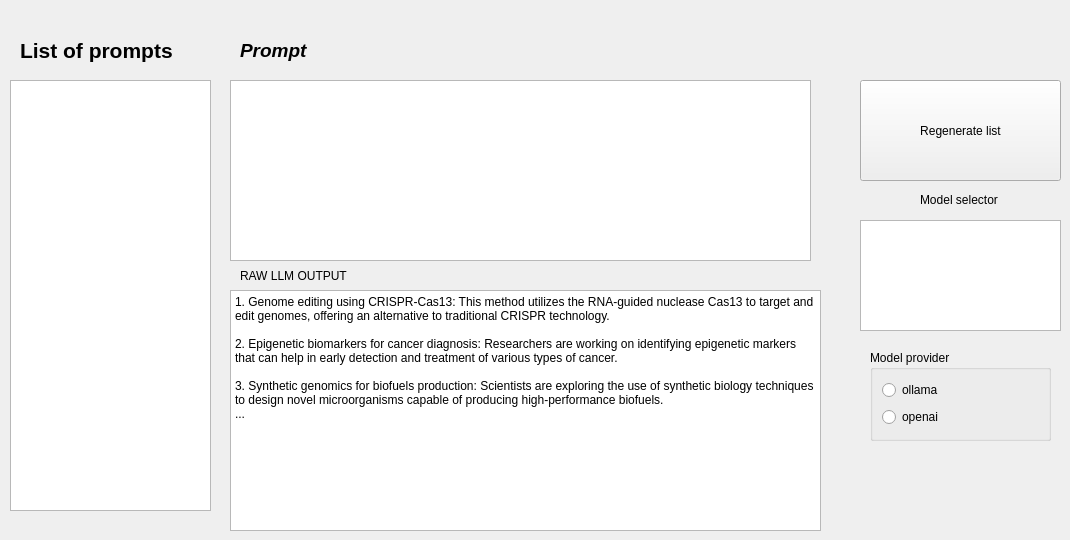
      <widget class="QWidget" name="llmcall_tab">
       <attribute name="title">
        <string>llmcall</string>
       </attribute>
       <widget class="QTextEdit" name="promptEdit">
        <property name="geometry">
         <rect>
          <x>230</x>
          <y>80</y>
          <width>581</width>
          <height>181</height>
         </rect>
        </property>
       </widget>
       <widget class="QLabel" name="label_8">
        <property name="geometry">
         <rect>
          <x>240</x>
          <y>30</y>
          <width>141</width>
          <height>41</height>
         </rect>
        </property>
        <property name="text">
         <string>&lt;html&gt;&lt;head/&gt;&lt;body&gt;&lt;p&gt;&lt;span style=&quot; font-size:14pt; font-weight:700; font-style:italic;&quot;&gt;Prompt&lt;/span&gt;&lt;/p&gt;&lt;/body&gt;&lt;/html&gt;</string>
        </property>
       </widget>
       <widget class="QListWidget" name="listWidget">
        <property name="geometry">
         <rect>
          <x>10</x>
          <y>80</y>
          <width>201</width>
          <height>431</height>
         </rect>
        </property>
       </widget>
       <widget class="QLabel" name="label_9">
        <property name="geometry">
         <rect>
          <x>20</x>
          <y>30</y>
          <width>201</width>
          <height>41</height>
         </rect>
        </property>
        <property name="text">
         <string>&lt;html&gt;&lt;head/&gt;&lt;body&gt;&lt;p&gt;&lt;span style=&quot; font-size:16pt; font-weight:700;&quot;&gt;List of prompts&lt;/span&gt;&lt;/p&gt;&lt;/body&gt;&lt;/html&gt;</string>
        </property>
       </widget>
       <widget class="QPushButton" name="regenerateList">
        <property name="geometry">
         <rect>
          <x>860</x>
          <y>80</y>
          <width>201</width>
          <height>101</height>
         </rect>
        </property>
        <property name="text">
         <string>Regenerate list</string>
        </property>
       </widget>
       <widget class="QListWidget" name="modelSelector_2">
        <property name="geometry">
         <rect>
          <x>860</x>
          <y>220</y>
          <width>201</width>
          <height>111</height>
         </rect>
        </property>
       </widget>
       <widget class="QLabel" name="label_10">
        <property name="geometry">
         <rect>
          <x>920</x>
          <y>190</y>
          <width>111</width>
          <height>20</height>
         </rect>
        </property>
        <property name="text">
         <string>Model selector</string>
        </property>
       </widget>
       <widget class="QGroupBox" name="groupBox_3">
        <property name="geometry">
         <rect>
          <x>870</x>
          <y>350</y>
          <width>181</width>
          <height>91</height>
         </rect>
        </property>
        <property name="title">
         <string>Model provider</string>
        </property>
        <layout class="QGridLayout" name="gridLayout_4">
         <item row="0" column="0">
          <widget class="QRadioButton" name="radioButton_3">
           <property name="text">
            <string>ollama</string>
           </property>
          </widget>
         </item>
         <item row="1" column="0">
          <widget class="QRadioButton" name="radioButton_4">
           <property name="text">
            <string>openai</string>
           </property>
          </widget>
         </item>
        </layout>
       </widget>
       <widget class="QLabel" name="label_11">
        <property name="geometry">
         <rect>
          <x>240</x>
          <y>266</y>
          <width>241</width>
          <height>20</height>
         </rect>
        </property>
        <property name="text">
         <string>RAW LLM OUTPUT</string>
        </property>
       </widget>
       <widget class="QTextBrowser" name="raw_llm_output_textarea_2">
        <property name="geometry">
         <rect>
          <x>230</x>
          <y>290</y>
          <width>591</width>
          <height>241</height>
         </rect>
        </property>
        <property name="html">
         <string>&lt;!DOCTYPE HTML PUBLIC &quot;-//W3C//DTD HTML 4.0//EN&quot; &quot;http://www.w3.org/TR/REC-html40/strict.dtd&quot;&gt;
&lt;html&gt;&lt;head&gt;&lt;meta name=&quot;qrichtext&quot; content=&quot;1&quot; /&gt;&lt;meta charset=&quot;utf-8&quot; /&gt;&lt;style type=&quot;text/css&quot;&gt;
p, li { white-space: pre-wrap; }
hr { height: 1px; border-width: 0; }
li.unchecked::marker { content: &quot;\2610&quot;; }
li.checked::marker { content: &quot;\2612&quot;; }
&lt;/style&gt;&lt;/head&gt;&lt;body style=&quot; font-family:'Segoe UI'; font-size:9pt; font-weight:400; font-style:normal;&quot;&gt;
&lt;p style=&quot; margin-top:0px; margin-bottom:0px; margin-left:0px; margin-right:0px; -qt-block-indent:0; text-indent:0px;&quot;&gt;1. Genome editing using CRISPR-Cas13: This method utilizes the RNA-guided nuclease Cas13 to target and edit genomes, offering an alternative to traditional CRISPR technology.&lt;/p&gt;
&lt;p style=&quot;-qt-paragraph-type:empty; margin-top:0px; margin-bottom:0px; margin-left:0px; margin-right:0px; -qt-block-indent:0; text-indent:0px;&quot;&gt;&lt;br /&gt;&lt;/p&gt;
&lt;p style=&quot; margin-top:0px; margin-bottom:0px; margin-left:0px; margin-right:0px; -qt-block-indent:0; text-indent:0px;&quot;&gt;2. Epigenetic biomarkers for cancer diagnosis: Researchers are working on identifying epigenetic markers that can help in early detection and treatment of various types of cancer.&lt;/p&gt;
&lt;p style=&quot;-qt-paragraph-type:empty; margin-top:0px; margin-bottom:0px; margin-left:0px; margin-right:0px; -qt-block-indent:0; text-indent:0px;&quot;&gt;&lt;br /&gt;&lt;/p&gt;
&lt;p style=&quot; margin-top:0px; margin-bottom:0px; margin-left:0px; margin-right:0px; -qt-block-indent:0; text-indent:0px;&quot;&gt;3. Synthetic genomics for biofuels production: Scientists are exploring the use of synthetic biology techniques to design novel microorganisms capable of producing high-performance biofuels.&lt;/p&gt;
&lt;p style=&quot; margin-top:0px; margin-bottom:0px; margin-left:0px; margin-right:0px; -qt-block-indent:0; text-indent:0px;&quot;&gt;...&lt;/p&gt;&lt;/body&gt;&lt;/html&gt;</string>
        </property>
       </widget>
      </widget>
